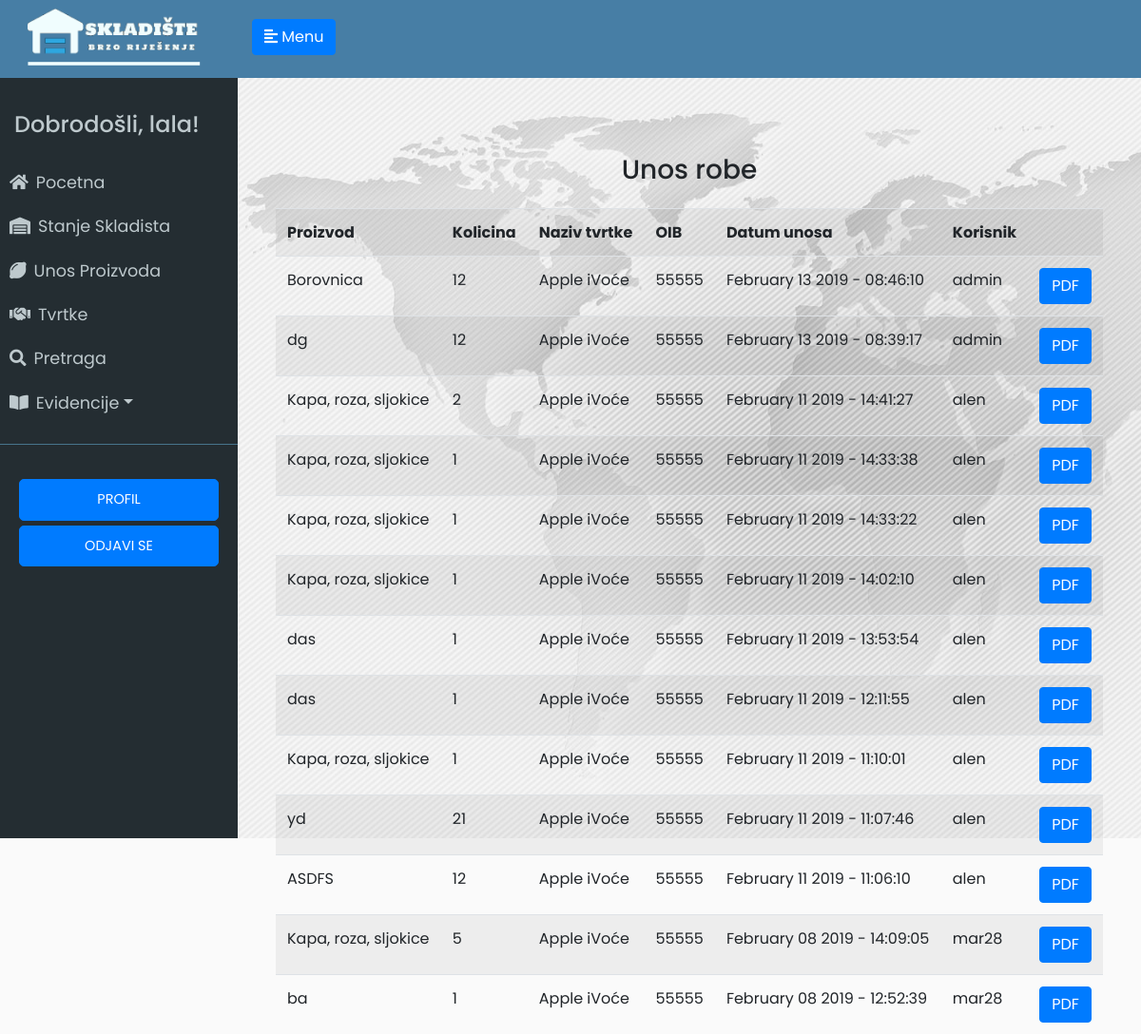
Screenshot of /evidencija_unosa (signed in) with the database file from the repository.
### app/models.py (models this page shows, shortened)
class User(UserMixin, db.Model):
	id = db.Column(db.Integer, primary_key=True)
	username = db.Column(db.String(64), index=True, unique=True)
	email = db.Column(db.String(120), index=True, unique=True)
	password_hash = db.Column(db.String(128))
	last_seen = db.Column(db.DateTime, default=datetime.utcnow)
	evidencija = db.relationship('Evidencija', backref='user', lazy='dynamic')

class Evidencija(db.Model):
	id = db.Column(db.Integer, primary_key=True)
	proizvod_id = db.Column(db.Integer, db.ForeignKey('proizvod.id'))
	tvrtka_id = db.Column(db.Integer, db.ForeignKey('tvrtka.id'))
	promijenjena_kolicina = db.Column(db.Integer)
	trenutna_kolicina = db.Column(db.Integer)
	datum_unosa = db.Column(db.DateTime, default=datetime.utcnow)
	vrsta_unosa = db.Column(db.String(64))
	user_id = db.Column(db.Integer, db.ForeignKey('user.id'))

class Proizvod(db.Model):
	__searchable__ = ['name']
	id = db.Column(db.Integer, primary_key=True)
	name = db.Column(db.String(64))
	kolicina = db.Column(db.Integer)
	zemlja_podrijetla = db.Column(db.String(64))
	opis_proizvoda = db.Column(db.String(300))
	datum_unosa = db.Column(db.DateTime, default=datetime.utcnow)
	evidencija = db.relationship('Evidencija', backref='proizvod', lazy='dynamic')

class Tvrtka(db.Model):
	id = db.Column(db.Integer, primary_key=True)
	name = db.Column(db.String(64))
	oib = db.Column(db.Integer, unique=True)
	grad = db.Column(db.String(64))
	p_broj = db.Column(db.Integer)
	drzava = db.Column(db.String(64))
	evidencija = db.relationship('Evidencija', backref='tvrtka', lazy='dynamic')

### app/routes.py (the view)
@app.route('/evidencija_unosa')
@login_required
def evidencija_unosa():
	evidencija = Evidencija.query.filter_by(vrsta_unosa='unos').order_by(Evidencija.datum_unosa.desc()).all()
	html = render_template('evidencija_unosa.html', title='Evidencija unosa', evidencija=evidencija)
	return render_template('evidencija_unosa.html', title='Evidencija unosa', evidencija=evidencija)

### app/models.py (called while the page is built)
@login.user_loader
def load_user(id):
	return User.query.get(int(id))

### app/routes.py (called while the page is built)
@app.before_request
def before_request():
	if current_user.is_authenticated:
		current_user.last_seen = datetime.utcnow()
		db.session.commit()

### app/templates/evidencija_unosa.html (shortened to what this page needs)
{% extends "base.html" %}
{% block content %}
<div class="stanje-s">
    <h3 class="mb-4">Unos robe</h3>
<table class="table table-striped">
	<tr>
        <th>Proizvod</th>
        <th>Kolicina</th>
        <th>Naziv tvrtke</th>
        <th>OIB</th>
        <th>Datum unosa</th>
        <th>Korisnik</th>
        <th></th>
    </tr>
    {% for e in evidencija %}
    <tr>
    	<td><a href="/proizvod/{{e.proizvod.name}}">{{ e.proizvod.name }}</a></td>
    	<td>{{ e.promijenjena_kolicina }}</td>
    	<td>{{ e.tvrtka.name }}</td>
    	<td>{{ e.tvrtka.oib }}</td>
    	<td>{{ e.datum_unosa.strftime('%B %d %Y - %H:%M:%S') }}</td>
        <td>{{ e.user.username }}</td>
        <td><button class="btn btn-primary"><a href="evidencija/{{e.id}}">PDF</a></button></td>
    </tr>
    {% endfor %}
</table>
</div>
{% endblock %}

### app/templates/base.html (shortened to what this page needs)
<html>
<head>
	<link rel="stylesheet" href="https://stackpath.bootstrapcdn.com/bootstrap/4.2.1/css/bootstrap.min.css" integrisha384-GJzZqFGwb1QTTN6wy59ffF1BuGJpLSa9DkKMp0DgiMDm4iYMj70gZWKYbI706tWS">
	<link href="../static/style.css" type="text/css" rel="stylesheet">
	<link rel="stylesheet" href="https://use.fontawesome.com/releases/v5.7.1/css/all.css">
</head>
<body>
	<div class="wrapper">
	<nav id="sidebar">
		<div class="sidebar-header ">
			<img src="../static/logo3.png" style="width: 200px; height: auto;">
		</div>
		<ul class="list-unstyled components" id="navigation">
			<h4>Dobrodošli, {{ current_user.username }}!</h4>
			<li class="{% block index %}{% endblock %}">
				<a href="{{ url_for('index') }}"><i class="fas fa-home mr-2"></i>Pocetna</a>
			</li>
			<li class="{% block stanje_skladista1 %}{% endblock %}">
				<a href="{{ url_for('stanje_skladista1') }}"><i class="fas fa-warehouse mr-2"></i>Stanje Skladista</a>
			</li>
			<li class="{% block unos_proizvoda %}{% endblock %}">
				<a href="{{ url_for('unos_proizvoda') }}"><i class="fas fa-lemon mr-2"></i>Unos Proizvoda</a>
			</li>
			<li class="{% block dobavljaci %}{% endblock %}">
				<a href="{{ url_for('tvrtke') }}"><i class="fas fa-handshake mr-2"></i>Tvrtke</a>
			</li>
			<li class="{% block pretraga %}{% endblock %}">
                <a href="{{ url_for('search') }}"><i class="fas fa-search mr-2"></i>Pretraga</a>
            </li>
			<li>
				<a href="#pageSubmenu" data-toggle="collapse" aria-expanded="false" class="dropdown-toggle"><i class="fas fa-book-open mr-2"></i>Evidencije</a>
			</li>
		</ul>
		<ul class="list-unstyled CTAs">
                <li>
                    <a href="{{ url_for('user', username=current_user.username) }}" class="btn btn-primary hover-plava">PROFIL</a>
                </li>
                <li>
                    <a href="{{ url_for('logout') }}" class="btn btn-primary hover-plava">ODJAVI SE</a>
                </li>
            </ul>
	</nav>
		<div class="tijelo">
	        <div class="plava-pozadina">
	            <button type="button" id="sidebarCollapse" class="btn btn-primary">
	                <i class="fas fa-align-left"></i>
	                <span>Menu</span>
	            </button> <br>
	    	</div>
			<div class="plavo">
			{% block content %}
			{% endblock %}
			</div>
		</div>
</body>
</html>

### app/static/style.css (style rules this page uses)
body { font-family: 'Poppins', sans-serif; background: #fafafa; }
h4 { padding: 15px; }
.wrapper { display: flex; width: 100%; align-items: stretch; }
a, a:hover, a:focus { color: inherit; text-decoration: none; transition: all 0.3s; }
#sidebar { min-width: 250px; max-width: 250px; min-height: 100vh; background: #242d32; color: #bec9cd; transition: all 0.3s; }
#sidebarCollapse { margin-top: 20px; margin-left: 15px; }
#sidebar .sidebar-header { padding: 7.5px 20px; background: #477ea5; color: #f0fdfe; }
#sidebar ul.components { padding: 20px 0; border-bottom: 1px solid #47748b; }
#sidebar ul li a { padding: 10px; font-size: 1.1em; display: block; }
ul.CTAs { padding: 20px; }
ul.CTAs a { text-align: center; font-size: 0.9em !important; display: block; border-radius: 5px; margin-bottom: 5px; }
.tijelo { display: inline-block; width: 100%; }
.plavo { display: inline-block; width: 100%; text-align: center; }
.plava-pozadina { background-color: #477ea5; display: inline-block; width: 100%; height: 81.5px; }
.stanje-s { padding-top: 10vh; padding-left: 5vh; padding-right: 5vh; background-image: url('map.jpg'); height: 100vh; }

### rows the page displays
User: username "lala"
Evidencija: proizvod.name "Borovnica", promijenjena_kolicina "12", tvrtka.name "Apple iVoće", tvrtka.oib "55555", datum_unosa "February 13 2019 - 08:46:10", user.username "admin"
Evidencija: proizvod.name "dg", promijenjena_kolicina "12", tvrtka.name "Apple iVoće", tvrtka.oib "55555", datum_unosa "February 13 2019 - 08:39:17", user.username "admin"
Evidencija: proizvod.name "Kapa, roza, sljokice", promijenjena_kolicina "2", tvrtka.name "Apple iVoće", tvrtka.oib "55555", datum_unosa "February 11 2019 - 14:41:27", user.username "alen"
Evidencija: proizvod.name "Kapa, roza, sljokice", promijenjena_kolicina "1", tvrtka.name "Apple iVoće", tvrtka.oib "55555", datum_unosa "February 11 2019 - 14:33:38", user.username "alen"
Evidencija: proizvod.name "Kapa, roza, sljokice", promijenjena_kolicina "1", tvrtka.name "Apple iVoće", tvrtka.oib "55555", datum_unosa "February 11 2019 - 14:33:22", user.username "alen"
Evidencija: proizvod.name "Kapa, roza, sljokice", promijenjena_kolicina "1", tvrtka.name "Apple iVoće", tvrtka.oib "55555", datum_unosa "February 11 2019 - 14:02:10", user.username "alen"
Evidencija: proizvod.name "das", promijenjena_kolicina "1", tvrtka.name "Apple iVoće", tvrtka.oib "55555", datum_unosa "February 11 2019 - 13:53:54", user.username "alen"
Evidencija: proizvod.name "das", promijenjena_kolicina "1", tvrtka.name "Apple iVoće", tvrtka.oib "55555", datum_unosa "February 11 2019 - 12:11:55", user.username "alen"
Evidencija: proizvod.name "Kapa, roza, sljokice", promijenjena_kolicina "1", tvrtka.name "Apple iVoće", tvrtka.oib "55555", datum_unosa "February 11 2019 - 11:10:01", user.username "alen"
Evidencija: proizvod.name "yd", promijenjena_kolicina "21", tvrtka.name "Apple iVoće", tvrtka.oib "55555", datum_unosa "February 11 2019 - 11:07:46", user.username "alen"
Evidencija: proizvod.name "ASDFS", promijenjena_kolicina "12", tvrtka.name "Apple iVoće", tvrtka.oib "55555", datum_unosa "February 11 2019 - 11:06:10", user.username "alen"
Evidencija: proizvod.name "Kapa, roza, sljokice", promijenjena_kolicina "5", tvrtka.name "Apple iVoće", tvrtka.oib "55555", datum_unosa "February 08 2019 - 14:09:05", user.username "mar28"
Evidencija: proizvod.name "ba", promijenjena_kolicina "1", tvrtka.name "Apple iVoće", tvrtka.oib "55555", datum_unosa "February 08 2019 - 12:52:39", user.username "mar28"
